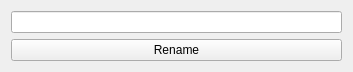
<?xml version="1.0" encoding="UTF-8"?>
<ui version="4.0">
 <class>Form</class>
 <widget class="QWidget" name="Form">
  <property name="geometry">
   <rect>
    <x>0</x>
    <y>0</y>
    <width>353</width>
    <height>67</height>
   </rect>
  </property>
  <property name="windowTitle">
   <string>Form</string>
  </property>
  <layout class="QVBoxLayout" name="verticalLayout">
   <item>
    <widget class="QLineEdit" name="lineEdit_name"/>
   </item>
   <item>
    <widget class="QPushButton" name="btn_rename">
     <property name="text">
      <string>Rename</string>
     </property>
    </widget>
   </item>
  </layout>
 </widget>
 <resources/>
 <connections/>
</ui>
